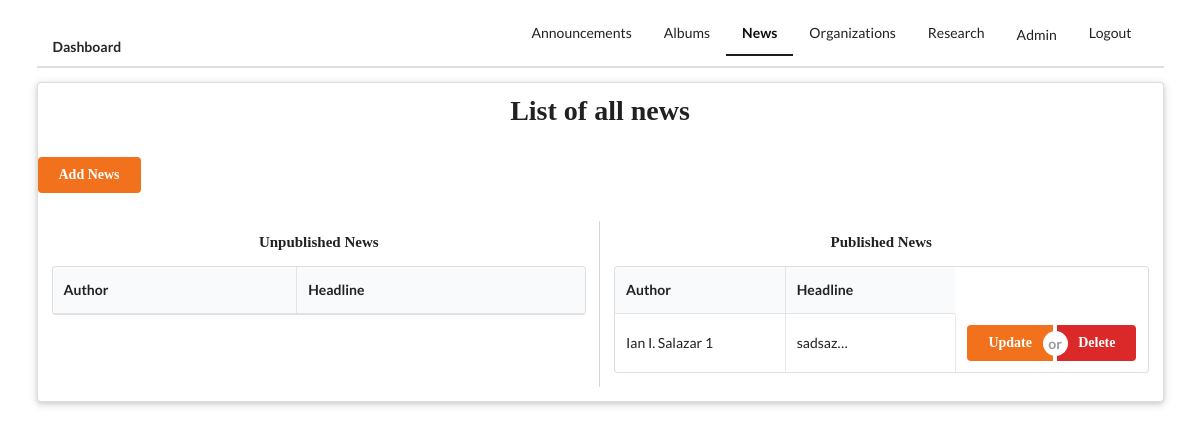
The app's page /staff/news/ (signed in) with its own data.
### staff/models.py (models this page shows, shortened)
class News(models.Model):
    author = models.CharField(max_length=100, blank=True)
    author_additional_info = models.CharField(max_length=100, blank=True)
    lead_text = models.TextField()
    opening = models.CharField(max_length=10000, blank=True)
    headline = models.CharField(max_length=200)
    headline_image = models.ImageField(upload_to="news_pictures/%Y/%m/%d", blank=True, null=True, validators=[FileExtensionValidator(['png', 'jpeg', 'jpg', 'JPG'])])
    headline = models.TextField()
    headline_image = models.ImageField(upload_to="news_pictures/%Y/%m/%d", blank=True, null=True)
    cover_photo = models.ImageField(upload_to="news_pictures/%Y/%m/%d/cover", blank=True, null=True)
    body_text = models.TextField()
    other_image = models.ImageField(upload_to="news_pictures/%Y/%m/%d", blank=True, null=True)
    other_image_label = models.CharField(max_length=250, blank=True, null=True)
    created_date = models.DateTimeField(default=timezone.now)
    published_date = models.DateTimeField(blank=True, null=True)

### staff/views.py (the view)
# urls.py: path('news/', views.NewsListView.as_view(), name="news"),
class NewsListView(LoginRequiredMixin, ListView):
    redirect_field_name = 'staff/index.html'
    model = News
    context_object_name = "news"
    def get_queryset(self):
        return News.objects.order_by('-created_date')

### templates/staff/news_list.html (shortened to what this page needs)
{% extends 'staff/base_staff.html' %}
{% block news %}
  active
{% endblock %}
{% block main_content %}
  <div class="ui raised segment">
    <div class="ui grid">
      <div class="row">
        <div class="center aligned column">
          <h1 class="ui header">List of all news</h1>
        </div>
      </div>
      <div class="row">
        <a href="{% url 'staff:create_news' %}" class="ui orange button">Add News</a>
      </div>
      <div class="ui row stackable center aligned two column internally celled grid">
        <div class="ui eight wide computer sixteen wide tablet column">
          <div class="row">
            <div class="column">
              <h4 class="ui header">Unpublished News</h4>
            </div>
          </div>
          <table class="ui three column celled table">
            <thead>
              <tr>
                <th>Author</th>
                <th>Headline</th>
              </tr>
            </thead>
          </table>
        </div>
        <div class="ui eight wide computer sixteen wide tablet column">
          <div class="row">
            <div class="column">
              <h4 class="ui header">Published News</h4>
            </div>
          </div>
          <table class="ui three column celled table">
            <thead>
              <tr>
                <th>Author</th>
                <th>Headline</th>
              </tr>
            </thead>
            <tbody>
              {% for news in news %}
              <tr>
                {% if news.published_date %}
                <td>
                  {% if news.author %} {{ news.author }} {% else %} None {% endif %}
                  {{ news.pk }}
                </td>
                <td>
                  {{ news.headline|safe|truncatechars:10 }}
                </td>
                <td>
                  <div class="ui buttons">
                      <a href="{% url 'staff:update_news' pk=news.pk %}" class="ui orange button">Update</a>
                      <div class="or"></div>
                      <a href="{% url 'staff:delete_news' pk=news.pk %}" class="ui red button">Delete</a>
                  </div>
                </td>
                {% endif %}
              </tr>
              {% endfor %}
            </tbody>
          </table>
        </div>
      </div>
    </div>
  </div>
{% endblock %}

### static/css/index.css (style rules this page uses)
.ui.header { font-family: Code Bold; }
.ui.button { font-family: Code Bold; font-weight: bold; }

### records on screen
News: author "Ian I. Salazar", pk "1", headline "sadsaz…"
